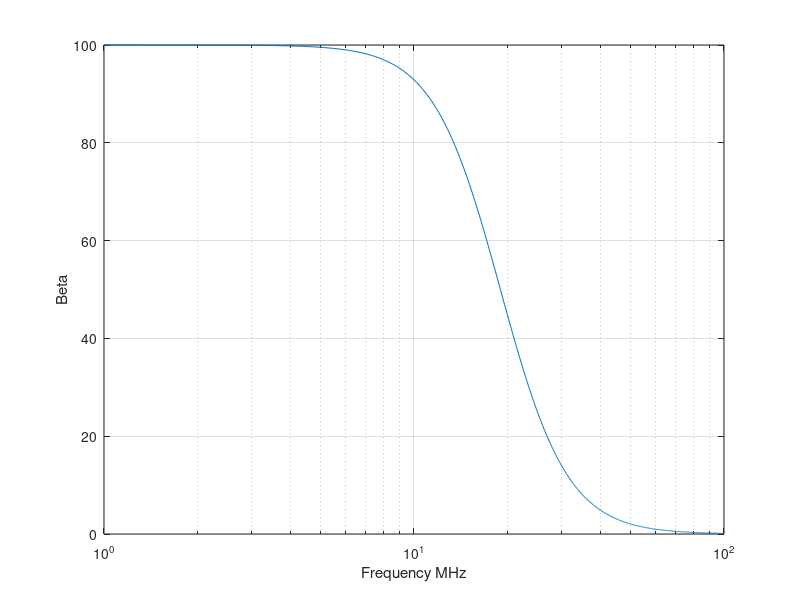

The MATLAB script that drew this image:
%Calculation of beta reduction with frequency.


bn = 100; % transistor dc beta 
ft= 190; %transistor Ft (MHz)
f = 1:0.1:(100); %Frequency vector (MHz)

h= (f./ft);

bf= bn./(1+((j*bn.*h.*f)./ft));
Y = imag(bf);
semilogx(f,bf);
xlabel('Frequency MHz')
ylabel('Beta')
hold on; grid on;
%plot(f,Y,'r')

